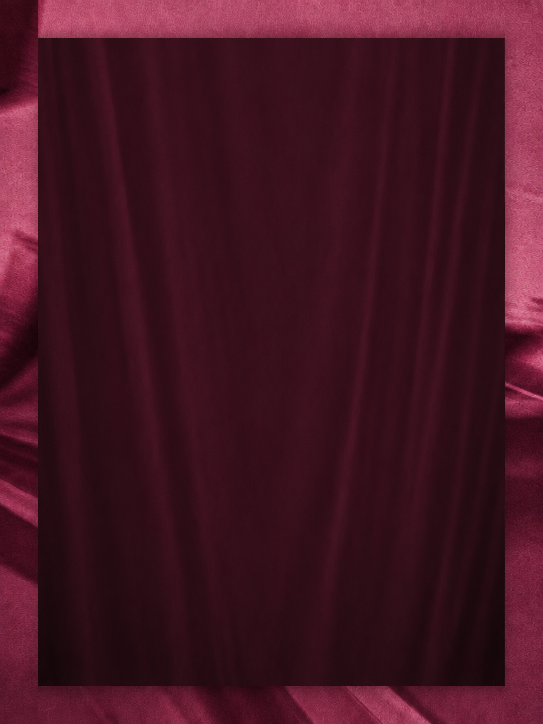
#> input picture assets/goal_graphics/portrait/away_clean_1086x1448.png, 1086 x 1448 px (shown at 1/2 size)
$ python -i ft_compare_botjr.py   (imports and definitions only)
#> lines starting #> are read from the running program, lines starting #| are printed output that depends on the picture
import json
import os
import tempfile
from pathlib import Path

import requests
from PIL import Image

import portrait_graphics as p
import goal_graphics as g

# =========================================================
# TEST DEDICATO JUVE-NEC
# Niente Canva: serve solo a confrontare il posizionamento loghi.
# =========================================================

BOT_TOKEN = os.getenv("TELEGRAM_TOKEN", "").strip()
BOT_JR_CHAT_ID = os.getenv("TELEGRAM_TO_BOT", "").strip()

ASSETS = Path(g.DEFAULT_ASSET_DIR)

HOME_NAME = "Juventus"
AWAY_NAME = "NEC Nijmegen"
HOME_ID = "111"
AWAY_ID = "1515"

HOME_GOALS = 3
AWAY_GOALS = 0

KIT = "home"
COMPETITION = "uefa.europa"


# =========================================================
# BASICS
# =========================================================
# [34 lines left out: functions require_env, load_logo_without_trim, not called in this run]


def visible_bbox(image: Image.Image, threshold: int = 100):
    """Bounding box della parte realmente visibile del logo, senza alterare il PNG."""
    alpha = image.getchannel("A")
    box = alpha.point(lambda a: 255 if a > threshold else 0).getbbox()
    if box is None:
        raise RuntimeError("Logo senza area visibile")
    return box


def visible_metrics(image: Image.Image, threshold: int = 100) -> dict:
    """Metriche della sola area visibile utili per la centratura ottica."""
    box = visible_bbox(image, threshold)
    left, top, right, bottom = box
    width = max(1, right - left)
    height = max(1, bottom - top)

    alpha = image.getchannel("A")
    cropped = alpha.crop(box)
    mask = cropped.point(lambda a: 255 if a > threshold else 0)
    non_zero = sum(1 for px in mask.getdata() if px)
    fill_ratio = non_zero / float(width * height)

    return {
        "box": box,
        "width": width,
        "height": height,
        "fill_ratio": fill_ratio,
        # euristica della massa visiva orizzontale
        "mass": width * fill_ratio,
    }


# [273 lines left out: functions build_base_card, mode_settings, calc_fixed_score_positions, calc_group_centered_positions, calculate_positions, build_variant and 2 more, not called in this run]


# [2 lines not run here, left out]

>>> import cv2
>>> picture = cv2.imread('assets/goal_graphics/portrait/away_clean_1086x1448.png', cv2.IMREAD_GRAYSCALE)
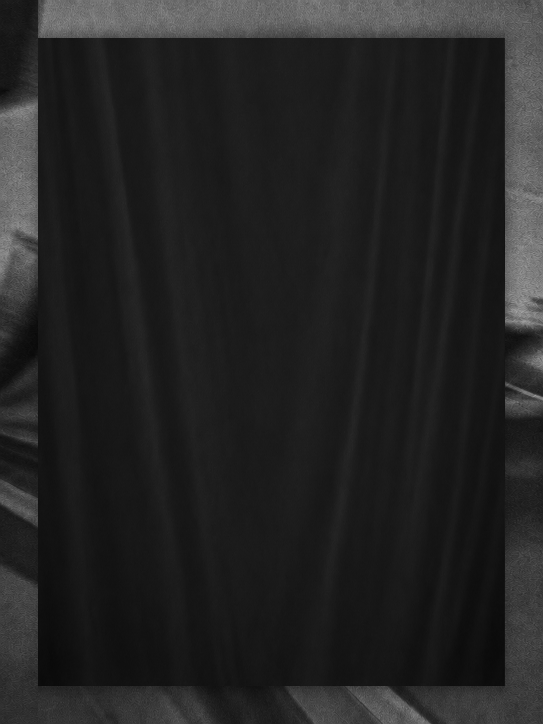
#> picture: shape (1448, 1086) (shown at 1/2 size); min 7, max 175, mean 35.8
>>> result = visible_metrics(picture)
#> (the run stopped early here; a loop or call above may not have finished)
